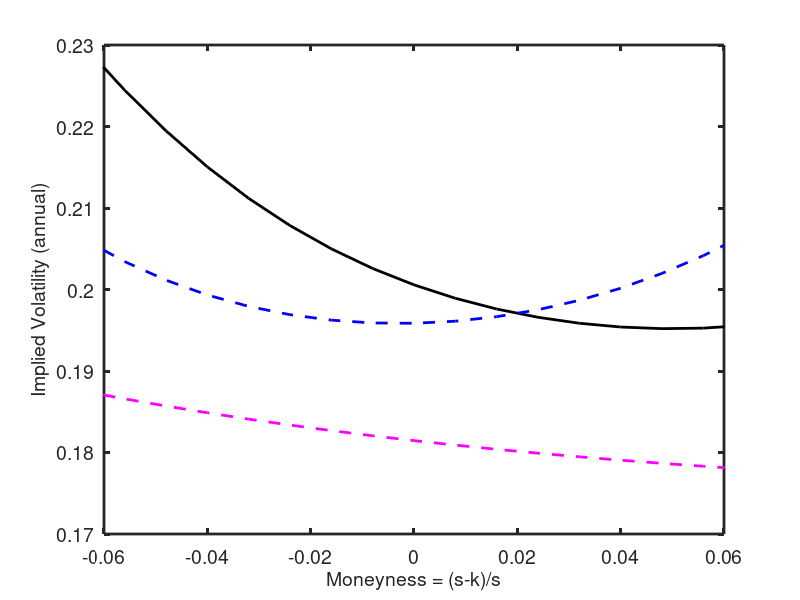

This figure's MATLAB source:
%  merton.m 
%  Option prices and implied vols for Merton model (poisson-normal mixture)  
%  See Merton (JFE, 1976) for the general setup
%  Notation 
%    log re = log r1 + N(mu,sigma^2) + j N(theta,delta^2)
%    j = # poisson jumps, intensity omega 
%  Parameters are true (names as is) and risk-neutral (extra s at the end) 
%  Backus, Chernov, and Martin, "Disasters in equity index options"
%  Written:  April 2009 and after 
format compact 
clear all
%close all

disp(' ')
disp('Merton option model') 
disp('---------------------------------------------------------------')
disp(' ')
%
%  1. parameter inputs 
disp('Parameter values') 
% data 
tau = 1/12;         % maturity of option
logr1 = tau*0.020;
q1 = exp(-logr1);
ep = 0.0400;
sigmare = 0.1800;

% true distribution (sigma is all we need here) 
omega = 1.5120;
theta = -0.0259;
delta = 0.0407;
mu = ep - omega*theta
sigma = sqrt(sigmare^2-omega*(theta^2+delta^2))

% risk-neutral distribution 
disp('omega* theta* delta*')
omegas = 1.5120; deltas = 0.0981; thetas = log(1-0.0482)-deltas^2/2;    %  Chernov
[omegas thetas deltas] 

% set mu* to satisfy arb condition 
mus = - sigma^2/2 - omegas*(exp(thetas+deltas^2/2)-1)

%  2. Option prices (Merton model) 
disp(' ')
disp('Option prices') 

% strike grid 
ngrid = 10;
bscale = 0.08;  %bscale = 0.3;
bgrid = bscale*[-ngrid:ngrid]'/ngrid + 1;
logbgrid = log(bgrid);

% probs 
nprob = 10;
jgrid = [0:nprob]';
probs = exp(-tau*omegas)*(tau*omegas).^jgrid./gamma(jgrid+1)
checksumprobs = sum(probs)  %  should be exactly 1.0 

% vectorize instead of looping 
logbarray = logbgrid(:,ones(1,nprob+1));

% base parameters 
kappa1j = (tau*mus + jgrid*thetas)';
kappa1jarray = kappa1j(ones(1,2*ngrid+1),:);
kappa2j = (tau*sigma^2 + jgrid*deltas^2)';
kappa2jarray = kappa2j(ones(1,2*ngrid+1),:);
darray = (logbarray - logr1 - kappa1jarray)./sqrt(kappa2jarray);
putarray = q1*exp(logbarray).*normcdf(darray) ... 
        - exp(kappa1jarray+kappa2jarray/2).*normcdf(darray-sqrt(kappa2jarray));
put_base = putarray*probs;

% small theta 
thetasmall = 0*thetas/2;
mus_thetasmall = - sigma^2/2 - omegas*(exp(thetasmall+deltas^2/2)-1);
kappa1j = (tau*mus_thetasmall + jgrid*thetasmall)';          
kappa1jarray = kappa1j(ones(1,2*ngrid+1),:);
kappa2j = (tau*sigma^2 + jgrid*deltas^2)';
kappa2jarray = kappa2j(ones(1,2*ngrid+1),:);
darray = (logbarray - logr1 - kappa1jarray)./sqrt(kappa2jarray);
putarray = q1*exp(logbarray).*normcdf(darray) ... 
        - exp(kappa1jarray+kappa2jarray/2).*normcdf(darray-sqrt(kappa2jarray));
put_smalltheta = putarray*probs;

% small delta
deltasmall = 0*deltas/sqrt(2);
mus_deltasmall = - sigma^2/2 - omegas*(exp(thetas+deltasmall^2/2)-1);
kappa1j = (tau*mus_deltasmall + jgrid*thetas)';          
kappa1jarray = kappa1j(ones(1,2*ngrid+1),:);
kappa2j = (tau*sigma^2 + jgrid*deltasmall^2)';      
kappa2jarray = kappa2j(ones(1,2*ngrid+1),:);
darray = (logbarray - logr1 - kappa1jarray)./sqrt(kappa2jarray);
putarray = q1*exp(logbarray).*normcdf(darray) ... 
        - exp(kappa1jarray+kappa2jarray/2).*normcdf(darray-sqrt(kappa2jarray));
put_smalldelta = putarray*probs;

% consumption-based model 1:  univariate with perfect corr betw cons and return 
% (subscript 1 refrs to cons, 2 to returns)
disp('Univariate consumption model') 
sigmag = 0.035;
sigmare = 0.18;
lambda = sigmare/sigmag
omega = 0.01;
%omega = 0;
theta1 = -0.3;
delta1 = 0.15;
sigma1 = sqrt(sigmag^2-omega*(theta1^2+delta1^2))

alpha = 5.1893;
omegas = omega*exp(-alpha*theta1+(alpha*delta1)^2/2)
theta1s = theta1 - alpha*delta1^2
delta1s = delta1;

sigma2 = lambda*sigma1;
theta2s = lambda*theta1s
delta2s = lambda*delta1s;
mu2s = - sigma2^2/2 - omegas*(exp(theta2s+delta2s^2/2)-1)

probs = exp(-tau*omegas)*(tau*omegas).^jgrid./gamma(jgrid+1);
checksumprobs = sum(probs)  %  should be exactly 1.0 
kappa1j = (tau*mu2s + jgrid*theta2s)';
kappa1jarray = kappa1j(ones(1,2*ngrid+1),:);
kappa2j = (tau*sigma2^2 + jgrid*delta2s^2)';
kappa2jarray = kappa2j(ones(1,2*ngrid+1),:);
darray = (logbarray - logr1 - kappa1jarray)./sqrt(kappa2jarray);
putarray = q1*exp(logbarray).*normcdf(darray) ... 
        - exp(kappa1jarray+kappa2jarray/2).*normcdf(darray-sqrt(kappa2jarray));
put_con = putarray*probs;

% consumption-based model 2:  bivariate distribution of cons and returns 
disp('Bivariate consumption model') 
sigmag = 0.035;
sigmare = 0.18;
lambda = 0.18/0.035;
omega = 0.01;
theta1 = -0.3;
delta11 = 0.15^2;
sigma11 = sigmag^2-omega*(theta1^2+delta11);
sqrt(sigma11)      %  check

alpha = 6.427; rho = -0.637;  
%alpha = 5.1893; rho = 1;        % test: should replicate univariate example 
sigma12 = rho*lambda*sigma11;
sigma22 = lambda^2*sigma11;
theta2 = lambda*theta1;
mu2 = ep - omega*theta2;
delta12 = rho*lambda*delta11;
delta22 = lambda^2*delta11;

theta2s = theta2 - alpha*delta12
omegas = omega*exp(-alpha*theta1+alpha^2*delta11/2)
mu2s = - sigma22/2 - omegas*(exp(theta2s+delta22/2)-1)

mu2 = ep - omega*theta2
mu2s_alt = mu2 - alpha*sigma12 

probs = exp(-tau*omegas)*(tau*omegas).^jgrid./gamma(jgrid+1);
kappa1j = (tau*mu2s + jgrid*theta2s)';          
kappa1jarray = kappa1j(ones(1,2*ngrid+1),:);
kappa2j = (tau*sigma22 + jgrid*delta22)';      
kappa2jarray = kappa2j(ones(1,2*ngrid+1),:);
darray = (logbarray - logr1 - kappa1jarray)./sqrt(kappa2jarray);
putarray = q1*exp(logbarray).*normcdf(darray) ... 
        - exp(kappa1jarray+kappa2jarray/2).*normcdf(darray-sqrt(kappa2jarray));
put_bivar = putarray*probs;

puts = [put_base put_smalltheta put_smalldelta put_con put_bivar];

%return 

%  3. Implied vols  
disp(' ')
disp('Implied volatilities') 
vol = zeros(size(puts)) + sigmare; 
kappa1 = zeros(size(puts)); 
kappa2 = kappa1; 

maxit = 100;
tol = 1.e-10;   % tolerance set on relative price error  
put = puts;     % true put prices 
[nstrike,nput] = size(put);

logbarray = logbgrid(:,ones(1,nput));       % replicate for each set of options

% Newton's method on function f[log(vol)] = bsm_price[log(vol)] - price
% Derivative fp is the "vega" divided by vol (chain rule)
% Note:  solution works for arrays of put prices and strikes 
for it=1:maxit
    it;
    kappa2 = vol.^2;
    kappa1 = -kappa2/2;
    darray = (logbarray - logr1 - kappa1)./vol;
    putbsmguess = q1*exp(logbarray).*normcdf(darray) - normcdf(darray-vol);
    f = putbsmguess - put;
    fp = normpdf(darray-vol).*vol;      
    if max(max(abs(f./put))) < tol, break, end      %  two maxes needed for array 
    logvolnew = log(vol) - f./fp;
    volnew = exp(logvolnew);
    vol = volnew;
end  
disp('Convergence indicators for vols')
it 
maxerror = max(max(f))
maxrelerror = max(max(f./put))
vol = vol/sqrt(tau);

%disp('Strike and implied vols') 
%[bgrid vol]

%  4. Figures
disp(' ')
disp('Smile figures') 
disp(' ')

%  figure parameters 
FontSize = 14;
FontName = 'Helvetica';  % or 'Times' 
LineWidth = 2;

moneyness = bgrid-1;

figure(1) 
clf
plot(moneyness,vol(:,1),'LineWidth',LineWidth,'Color','k','LineStyle','-')
set(gca,'LineWidth',LineWidth,'FontSize',FontSize,'FontName',FontName)
hold on
axis([-0.06 0.06 0.17 0.23])  
plot(moneyness,vol(:,2),'LineWidth',LineWidth,'Color','b','LineStyle','--')
plot(moneyness,vol(:,3),'LineWidth',LineWidth,'Color','m','LineStyle','--')
xlabel('Moneyness = (s-k)/s','FontSize',FontSize,'FontName',FontName)
ylabel('Implied Volatility (annual)','FontSize',FontSize,'FontName',FontName)

%print -depsc options_identify.eps

return

